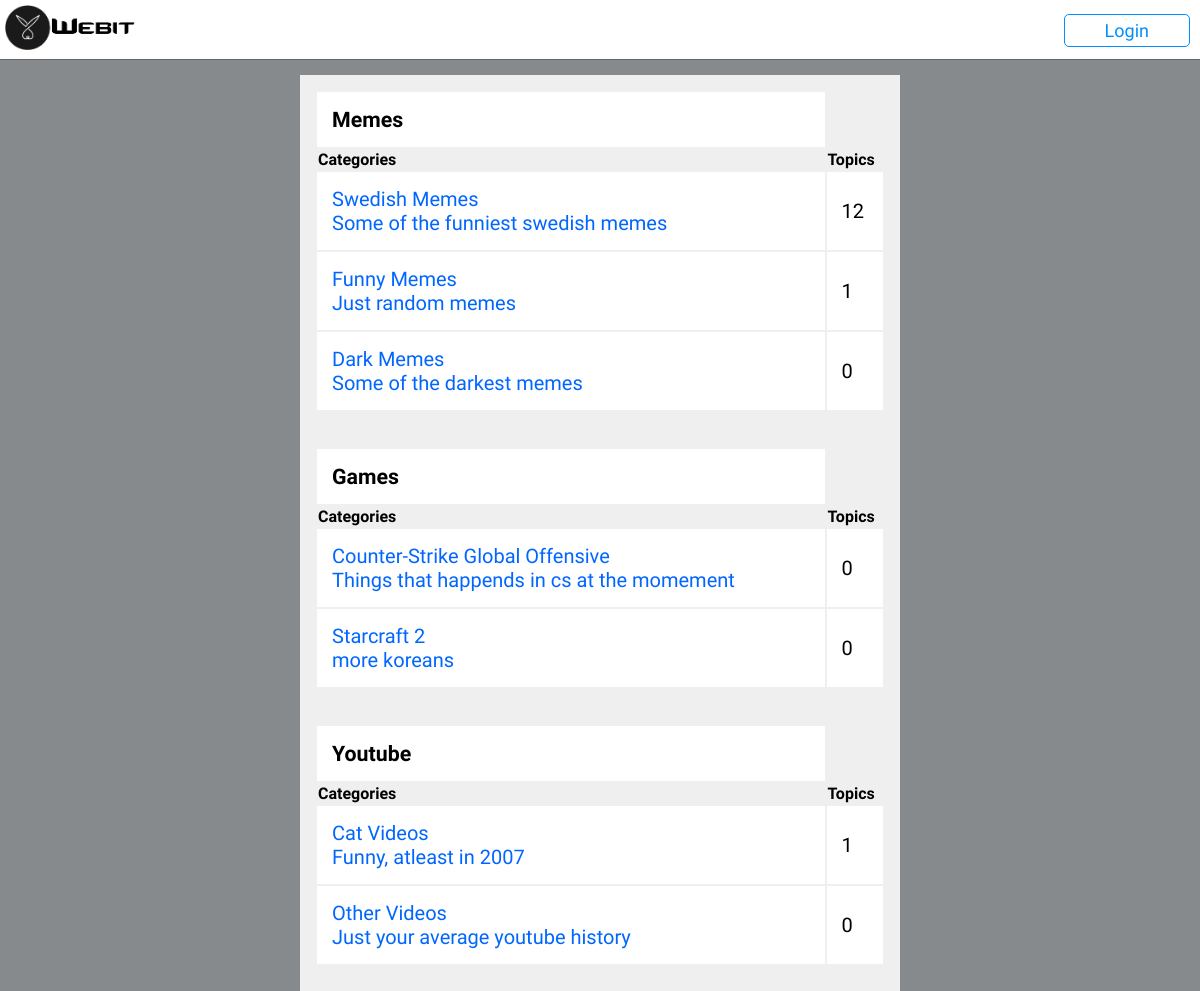
The page / on the database its author committed.
### tables this page shows
CREATE TABLE `categories` (
  `cat_id` int(3) UNSIGNED NOT NULL,
  `category_title` varchar(64) NOT NULL
);

CREATE TABLE `subcategories` (
  `subcat_id` int(3) UNSIGNED NOT NULL,
  `parent_id` int(3) UNSIGNED NOT NULL,
  `subcategory_title` varchar(128) NOT NULL,
  `subcategory_desc` varchar(255) NOT NULL
);

### content_function.php (the view, shortened to what this page needs)
<?php
	function dispcategories() {
		include ('dbconn.php');
		$select = mysqli_query($con, "SELECT * FROM categories");
		while ($row = mysqli_fetch_assoc($select)) {
			echo "<table class='category-table'>";
			echo "<tr><td class='main-category' colspan'2'>".$row['category_title']."</td></tr>";
			dispsubcategories($row['cat_id']);
			echo "</table>";
		}
	}
	function dispsubcategories($parent_id) {
		include ('dbconn.php');
		$select = mysqli_query($con, "SELECT cat_id, subcat_id, subcategory_title, subcategory_desc FROM categories, subcategories
										WHERE ($parent_id = categories.cat_id) AND ($parent_id = subcategories.parent_id)");
		echo "<tr><th width='90%'>Categories</th><th width='10%'>Topics</th></tr>";
		while ($row = mysqli_fetch_assoc($select)) {
		echo "<tr><td class='category_title'><a href='topics.php?cid=".$row['cat_id']."&scid=".$row['subcat_id']."'>
			".$row['subcategory_title']."<br>";
			echo $row['subcategory_desc']."</a></td>";
			echo "<td class='num-topics'>".getnumtopics($parent_id, $row['subcat_id'])."</td></tr>";
		}
	}
	function getnumtopics($cat_id, $subcat_id) {
		include ('dbconn.php');
		$select = mysqli_query($con, "SELECT category_id, subcategory_id FROM topics WHERE ".$cat_id." = category_id
								AND ".$subcat_id." = subcategory_id");
		return mysqli_num_rows($select);
	}
?>

### css/style.css (style rules this page uses)
body { margin:0; padding:0; background-color:#878A8C; }
nav > ul > li { padding:0px 10px 25px 0px; display:inline-block; list-style-type:none; }
.float { margin-top:20px; float:right; }
nav > ul > li > .login:link { color:#008FFF; text-decoration:none; padding:5px 40px 5px 40px; border:1px solid #008FFF; border-radius:5px; cursor: pointer; transition: 0.3s; }
*,:after,:before { box-sizing:border-box }
a { color:inherit;text-decoration:none }
.content > .topic-table > tbody > tr > th,td { padding:15px; }
.category-table > tbody > tr > td { background-color:white; }
a { text-decoration: none; color: #0066FF; }
table.category-table { width: 100%; margin-bottom: 35px; font-family: "exo 2", sans-serif; }
table.category-table td.main-category { font-size: 16pt; font-weight: bold; }
table.category-table th { font-size: 12pt; font-weight: bold; text-align: left; }

### rows shown on the page
categories: category_title "Memes", subcategories.subcategory_title "Swedish Memes", subcategories.subcategory_desc "Some of the funniest swedish memes", subcat_id "12", subcategories.subcategory_title "Funny Memes", subcategories.subcategory_desc "Just random memes", subcat_id "1", subcategories.subcategory_title "Dark Memes", subcategories.subcategory_desc "Some of the darkest memes", subcat_id "0"
categories: category_title "Games", subcategories.subcategory_title "Counter-Strike Global Offensive", subcategories.subcategory_desc "Things that happends in cs at the momement", subcat_id "0", subcategories.subcategory_title "Starcraft 2", subcategories.subcategory_desc "more koreans"
categories: category_title "Youtube", subcategories.subcategory_title "Cat Videos", subcategories.subcategory_desc "Funny, atleast in 2007", subcat_id "1", subcategories.subcategory_title "Other Videos", subcategories.subcategory_desc "Just your average youtube history", subcat_id "0"
